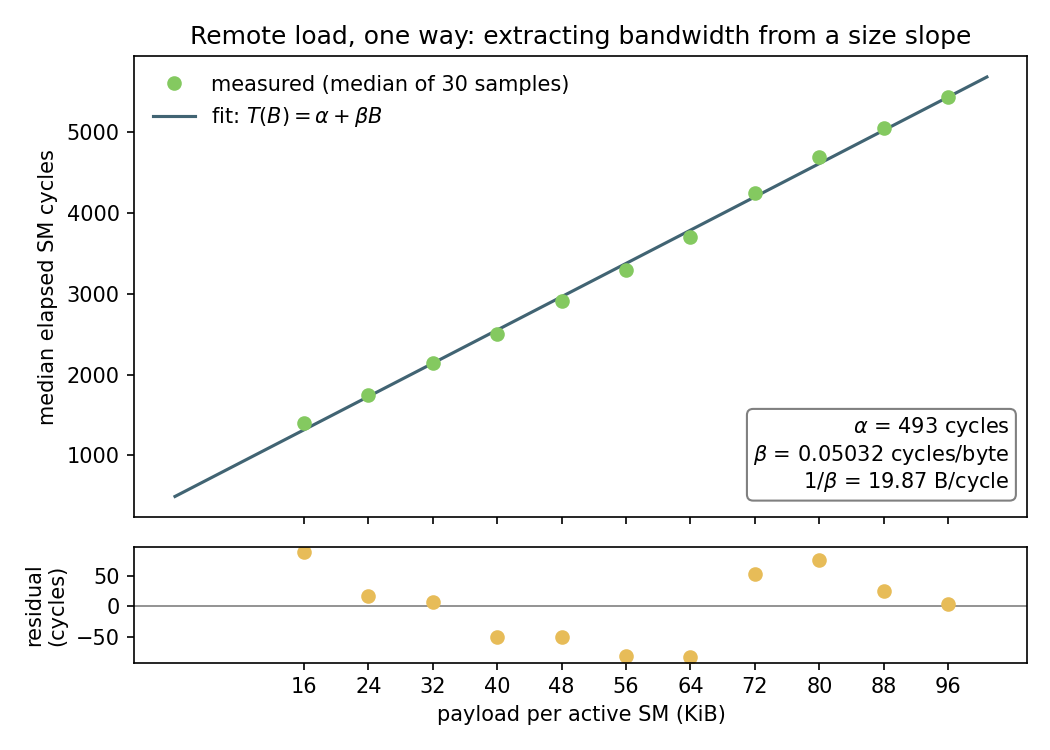

Here is the Python script that generated this plot:
"""Figure: extracting bandwidth from a size slope.

Uses the one-way remote-load size sweep (load_size_uni) as the worked
example: payload per active SM (bytes) on the x-axis, median elapsed SM
cycles on the y-axis, with the affine fit T(B) = alpha + beta*B overlaid
and a residual sub-panel below.
"""
import matplotlib.pyplot as plt
import numpy as np

# median_cycles vs payload (KiB) for load_size_uni, from the Plot Data section
payload_kib = np.array([16, 24, 32, 40, 48, 56, 64, 72, 80, 88, 96], dtype=float)
median_cycles = np.array([
    1405.0, 1745.5, 2147.5, 2502.5, 2914.5, 3296.0,
    3706.0, 4254.5, 4691.0, 5052.0, 5443.0,
])

payload_bytes = payload_kib * 1024.0

# Fitted coefficients from the fitted-coefficients table (load_size_uni)
alpha = 492.554545
beta = 0.050317383
bw = 1.0 / beta

fitted = alpha + beta * payload_bytes
residuals = median_cycles - fitted

fig, (ax1, ax2) = plt.subplots(
    2, 1, figsize=(7, 5), sharex=True,
    gridspec_kw={"height_ratios": [4, 1]},
)

ax1.plot(payload_kib, median_cycles, "o", color="#84c960",
         label="measured (median of 30 samples)", zorder=3)
xs_kib = np.linspace(0, payload_kib.max() * 1.05, 100)
ax1.plot(xs_kib, alpha + beta * xs_kib * 1024.0, "-", color="#416473",
         label=r"fit: $T(B)=\alpha+\beta B$", zorder=2)

ax1.set_ylabel("median elapsed SM cycles")
ax1.set_title("Remote load, one way: extracting bandwidth from a size slope")
ax1.legend(loc="upper left", frameon=False)

ax1.annotate(
    rf"$\alpha$ = {alpha:.0f} cycles" "\n"
    rf"$\beta$ = {beta:.5f} cycles/byte" "\n"
    rf"$1/\beta$ = {bw:.2f} B/cycle",
    xy=(0.98, 0.05), xycoords="axes fraction",
    ha="right", va="bottom", fontsize=10,
    bbox=dict(boxstyle="round", fc="white", ec="gray"),
)

ax2.axhline(0, color="gray", linewidth=0.8)
ax2.plot(payload_kib, residuals, "o", color="#e7bc58")
ax2.set_ylabel("residual\n(cycles)")
ax2.set_xlabel("payload per active SM (KiB)")
ax2.set_xticks(payload_kib)

fig.tight_layout()
fig.savefig("/home/zhengrong/front-cover/static/img/gpu_dsm_bw/fig1_slope_fit.png", dpi=150)
print("alpha", alpha, "beta", beta, "1/beta", bw)
